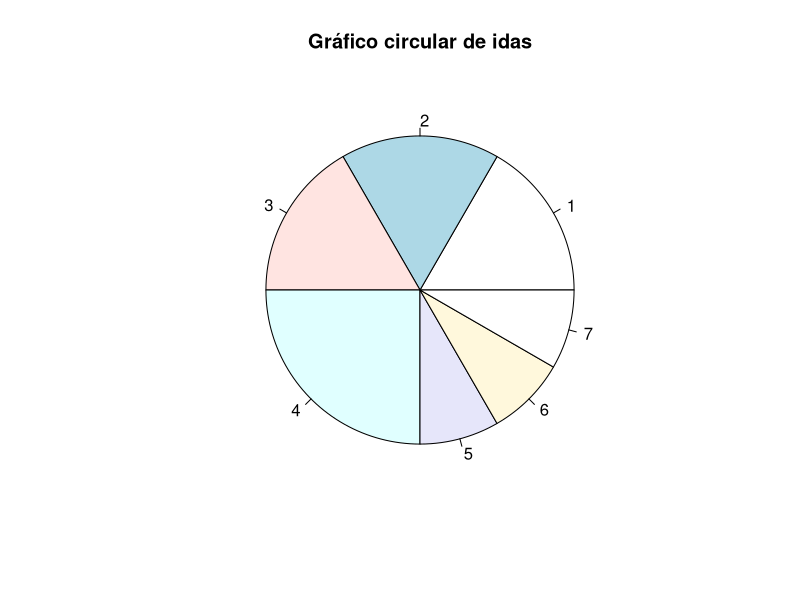

Recreate this plot in R.
png("ex3_2.png")
idas <- read.csv("./dataset/idas.csv")$xi
tabela = table(idas)
pie(
    tabela,
    main = "Gráfico circular de idas"
)
